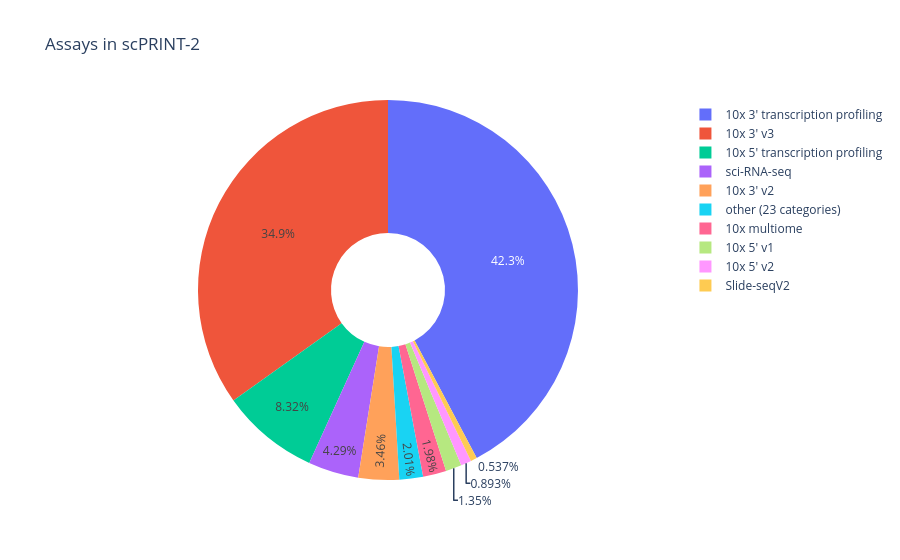

The cell this chart's notebook holds for it:
### Markdown cell above
With all labels:

### Code cell
# Create a camembert plot
fig = px.pie(
    names=list(assays.keys()),
    values=assays.values(),
    title="Assays in scPRINT-2",
    hole=0.3,  # for a donut-style camembert
)
fig.show()
# Export to PDF
# pio.write_image(fig, "assays_pie_plotly.pdf")

### Figure 1 — Plotly figure (JSON) as saved in the notebook; plotly's stock layout.template omitted (floating-point values rounded to 4 significant figures)
{"data": [{"domain": {"x": [0.0, 1.0], "y": [0.0, 1.0]}, "hole": 0.3, "hovertemplate": "label=%{label}<br>value=%{value}<extra></extra>", "labels": ["10x 3' transcription profiling", "10x 3' v3", "10x 5' transcription profiling", "sci-RNA-seq", "10x 3' v2", "10x multiome", "10x 5' v1", "10x 5' v2", "Slide-seqV2", "other (23 categories)"], "legendgroup": "", "name": "", "showlegend": true, "type": "pie", "values": [146909525, 121220624, 28919386, 14924076, 12021763, 6890747, 4705177, 3104399, 1867286, 6994945]}], "layout": {"legend": {"tracegroupgap": 0}, "title": {"text": "Assays in scPRINT-2"}}}
